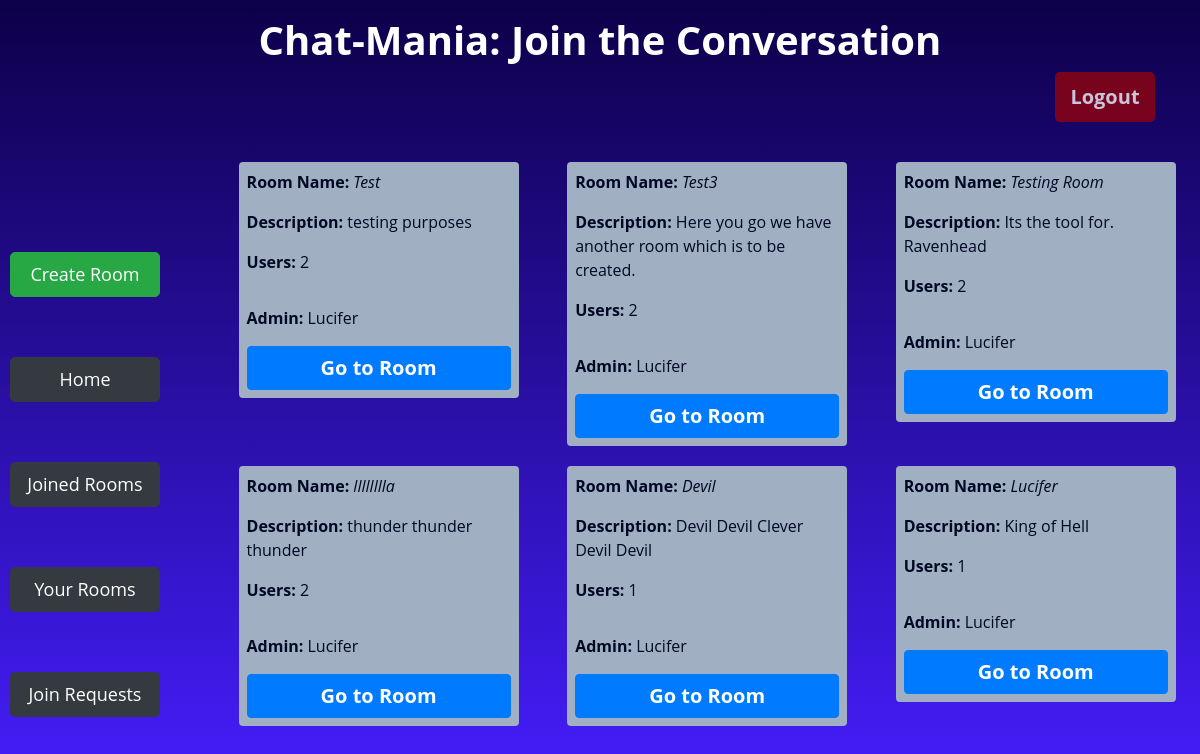
Page /your_rooms/ (signed in) on the earlier database version.
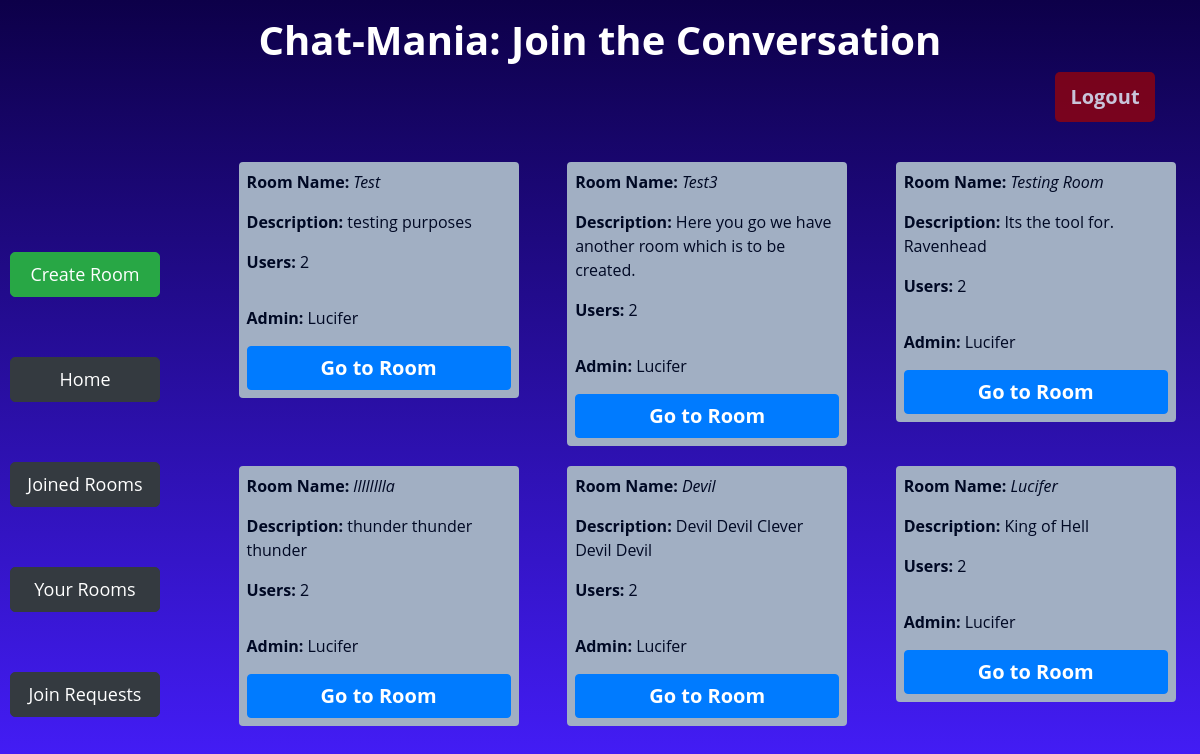
Same page on the later database version.
### app/models.py (models this page shows, shortened)
class Room(models.Model):
    name = models.CharField(max_length=64,unique=True)
    description = models.CharField(max_length=256)
    admin = models.ForeignKey(User, on_delete=models.CASCADE, related_name="get_admin")
    numberUsers = models.IntegerField(default=1)

class User(AbstractUser):
    joinedRooms = models.IntegerField(default=0)
    createdRooms = models.IntegerField(default=0)
    def __str__(self):
        return f"{self.username}"

### app/views.py (the view)
# urls.py: path('your_rooms/', views.your_rooms, name='your_rooms'),
@login_required(login_url="login")
def your_rooms(request):
    rooms = Room.objects.filter(admin=request.user)
    return render(request, 'app/yourrooms.html', {
        'rooms': rooms
    })

### app/templates/app/yourrooms.html (shortened to what this page needs)
{% extends 'app/layout.html' %}
{% block body %}
    <div class="container">
        <div class="row">
            <div class="col-md-12 mt-3">
                <h1 class="text-center" style="font-weight: 700;">Chat-Mania: Join the Conversation</h1>
                <form action="{% url 'logout' %}" method="post">
                 <input type="submit" id="logout-btn" class="btn btn-danger float-right" style="border: none;" value="Logout">
                </form>
             </div>
         </div>
    </div>
    <div class="d-flex flex-row">
    <div class="btn-Cont d-flex flex-column justify-content-around">
        <a id="lbtn" href="{% url 'create' %}" class="btn  btn-success">Create Room</a>
        <a id="lbtn" href="{% url 'index' %}" class="btn  btn-dark">Home</a>
        <a id="lbtn" href="{% url 'joined_rooms' %}" class="btn  btn-dark">Joined Rooms</a>
        <a id="lbtn" class="btn  btn-dark" href="{% url 'your_rooms' %}" >Your Rooms</a>
        <a id="lbtn" class="btn btn-dark" href="{% url 'join_requests' %}">Join Requests</a>
    </div>
     <div class="d-flex flex-row justify-content-around flex-wrap" id="room-cont">
        {% for room in rooms%}
        <div class="room p-1">
                <p><b>Room Name:</b> <i> {{room.name}} </i> </p>
                <p> <b>Description:</b> {{room.description}} </p>
                <p><b>Users:</b> {{room.numberUsers}} </p>
              <p class="pt-3 align-bottom"><b>Admin:</b> {{room.admin}} </p>
              <a id="join-btn" href="{% url 'room' room.name %}" class="btn btn-primary">Go to Room</a>
        </div>
        {% endfor %}
     </div>
    </div>
{% endblock %}

Differences in the rows shown:
changed Room "Devil": numberUsers "1" → "2"
changed Room "King of Hell": numberUsers "1" → "2"
